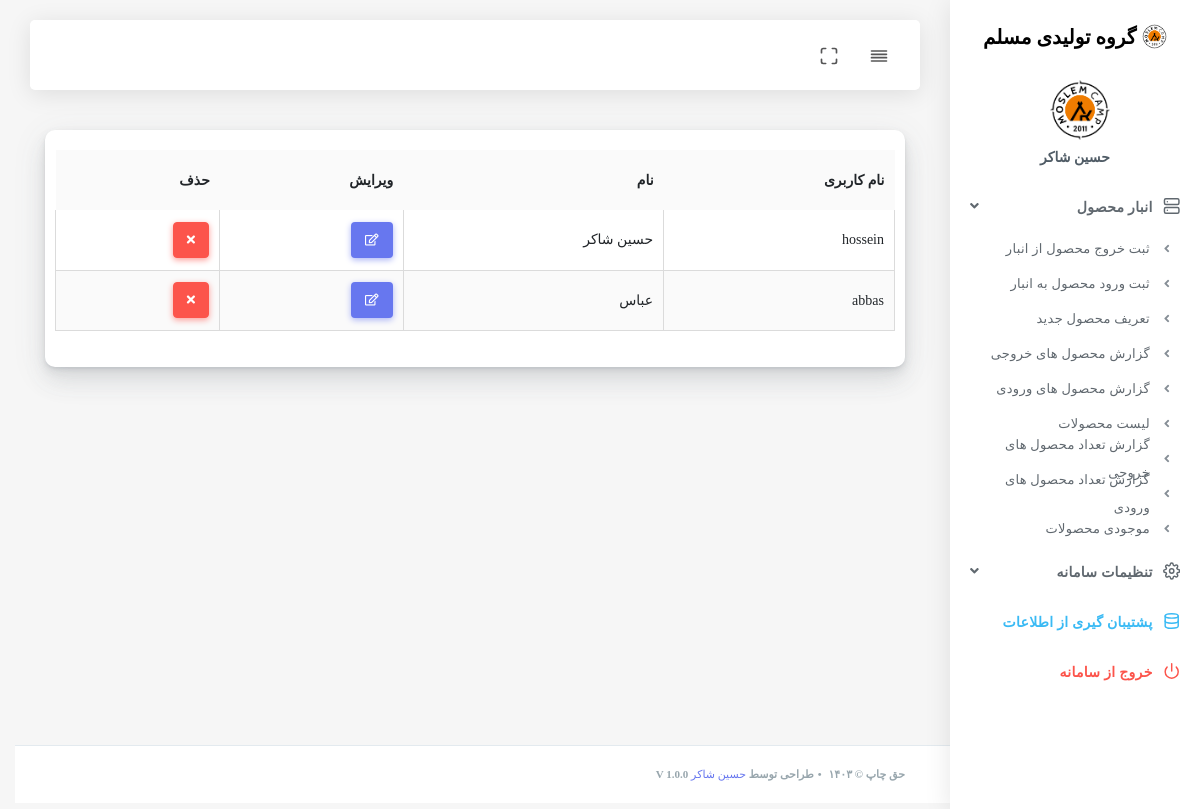
/inc/addons/settings/users-list.php (signed in), run on an earlier commit of the app's database.
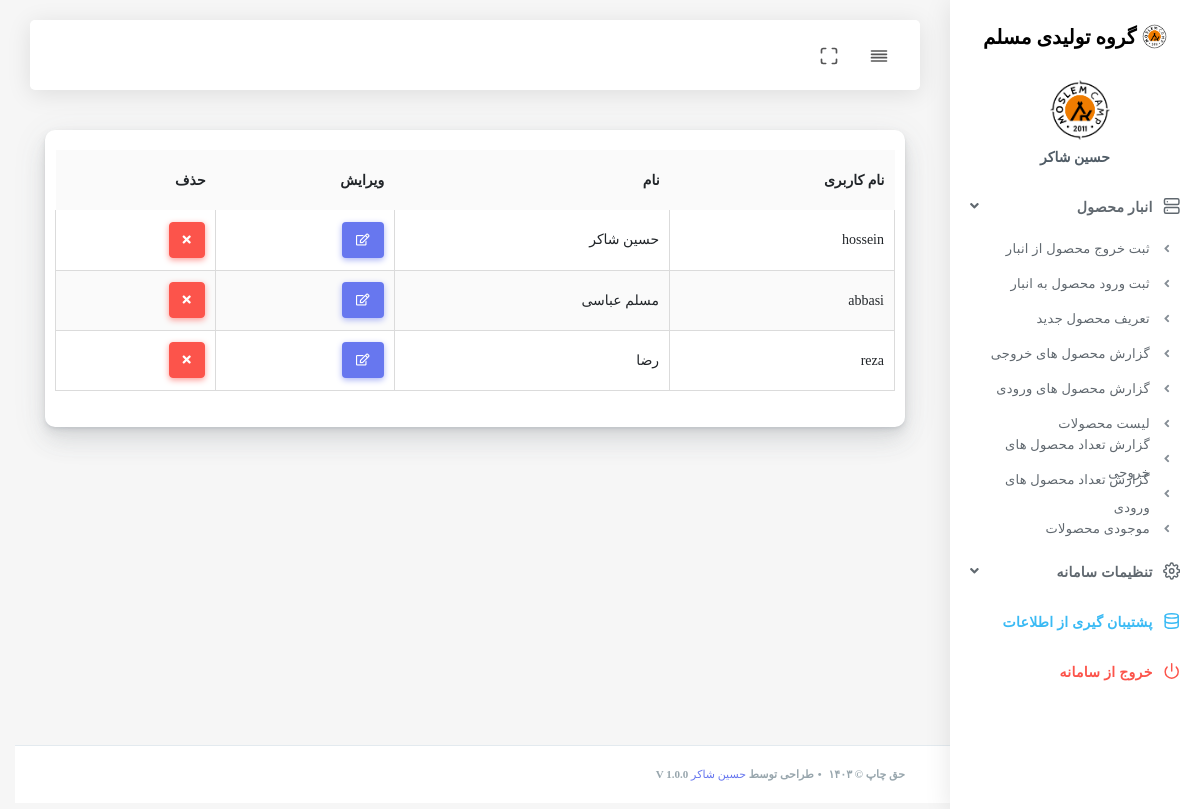
And on a later commit of the database.
### tables this page shows
CREATE TABLE `admintable` (
  `id` int(11) NOT NULL AUTO_INCREMENT,
  `username` varchar(99) NOT NULL,
  `password` varchar(99) NOT NULL,
  `name` varchar(99) NOT NULL,
  `type` varchar(99) NOT NULL,
  `access` text NOT NULL,
  PRIMARY KEY (`id`)
);

### inc/addons/settings/users-list.php (the view, shortened to what this page needs)
<?php
require_once '../../../header.php';
$sql = "SELECT * FROM admintable";
$result = $connection->query($sql);
if ($result->num_rows > 0) {
    echo '
    <div class="col-12">
    <div class="main-content">
    <div class="card">
    <div class="card-body">
    <div class="row"><table class="table table-striped table-hover" id="tableExport" style="width:100%;">';
    echo "
    <tr><th>نام کاربری</th><th>نام</th><th>ویرایش</th><th>حذف</th></tr>";
    while($row = $result->fetch_assoc()) {
        echo "<tr><td>" . $row["username"]. "</td><td>" . $row["name"]. "</td>";
        echo "<td><a class='btn btn-icon btn-primary' href='edit-user.php?id=" . $row["id"] . "'><i class='far fa-edit'></i></a></td>";
        echo "<td><a class='btn btn-icon btn-danger'  href='?delete=" . $row["id"] . "'><i class='fas fa-times'></a></td></tr>";
    }
    echo "</table>";
    echo '    </div>
    </div></div>
    </div>'
    ;
} else {
    echo "هیچ کاربری یافت نشد";
}
?>
<?php require_once '../../../footer.php';?>

What changed in the data, as far as the page shows it:
removed admintable: username "abbas", name "عباس"
added admintable: username "abbasi", name "مسلم عباسی"
added admintable: username "reza", name "رضا"
